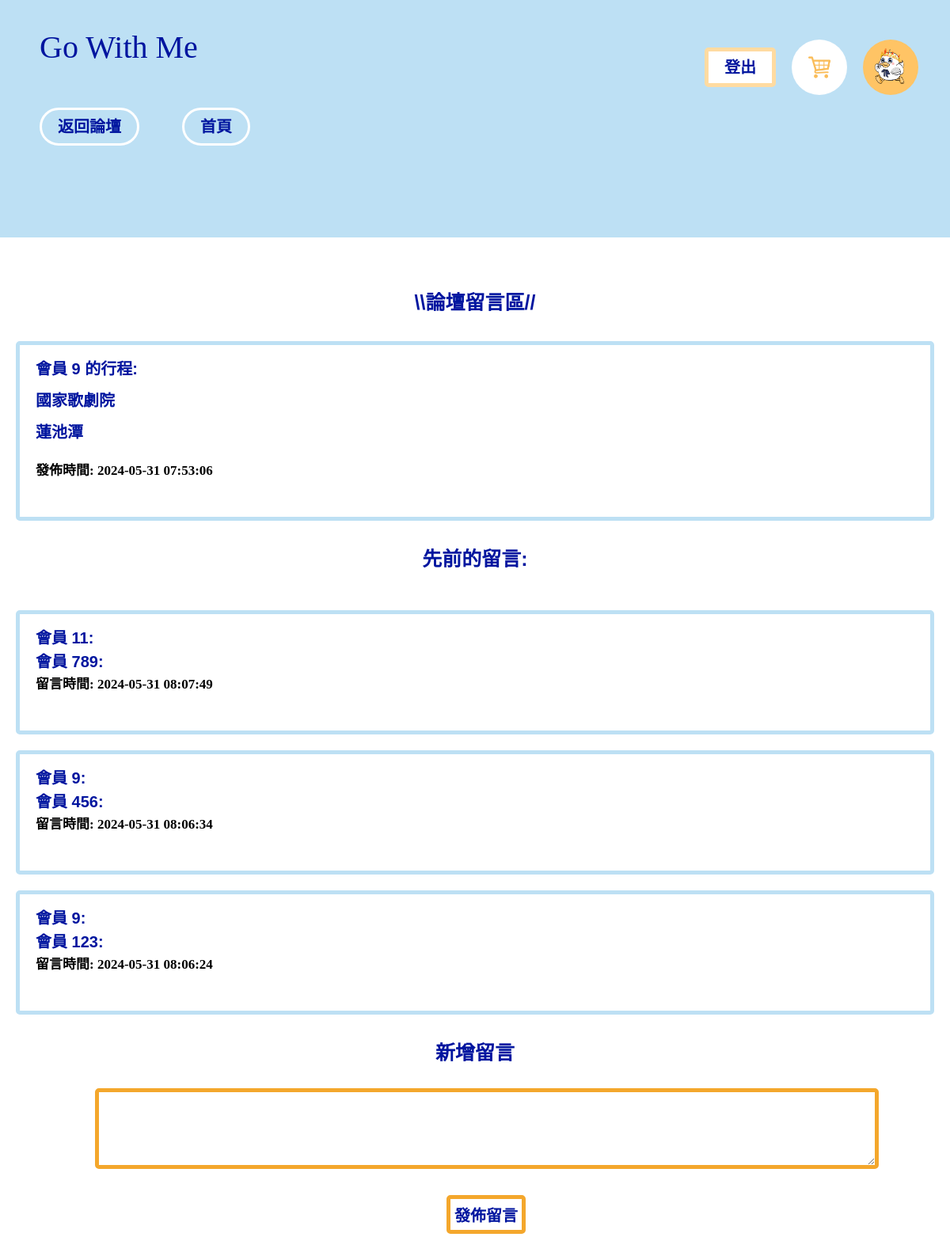
Screenshot of /forum_post.php?postId=4 (signed in) with the database file from the repository.
### tables this page shows
CREATE TABLE `forum` (
  `postId` int(11) NOT NULL,
  `memberId` int(11) NOT NULL,
  `content` text NOT NULL,
  `created_at` timestamp NOT NULL DEFAULT current_timestamp()
);

CREATE TABLE `comments` (
  `commentId` int(11) NOT NULL,
  `postId` int(11) NOT NULL,
  `memberId` int(11) NOT NULL,
  `comment` text NOT NULL,
  `created_at` timestamp NOT NULL DEFAULT current_timestamp()
);

### forum_post.php (the view, shortened to what this page needs)
<!DOCTYPE html>
    <html>
    <head>
        <link rel="stylesheet" href="cssreset.css">
        <link rel="stylesheet" href="forum.css">
    </head>
    <body>
    <div class="head0">
    <div class="head">
    <div class="word0">Go With Me</div>
    <div class="info">
        <a href="logout.php" class="a3">登出</a>
        <a href="cart.php" class="avater-frame1"></a>
        <a href="personInfo.php" class="avater-frame2"></a>
    </div>
    <a href="forum.php" class="a1">返回論壇</a>
    <a href="index_user.php" class="a1">首頁</a>
    <div class="word">\\論壇留言區//</div></br>
</body>
</html>
<?php
$link = @mysqli_connect('localhost','a1113306','3306','gowithme');
$postId = intval($_GET['postId']);
$sql = "SELECT postId, memberId, content, created_at FROM forum WHERE postId = $postId";
$result = mysqli_query($link, $sql);
$post = mysqli_fetch_assoc($result);
echo "<div class='post-container'>";
echo "<div class='post-content'>" . $post["content"] . "</div>";
echo "<div class='post-time'>發佈時間: " . $post["created_at"] . "</div>";
echo "</div>";
$sql_comments = "SELECT commentId, memberId, comment, created_at FROM comments WHERE postId = $postId ORDER BY created_at DESC";
$result_comments = mysqli_query($link, $sql_comments);
echo "</br><div class='word'>先前的留言:</div></br></br>";
while ($comment = mysqli_fetch_assoc($result_comments)) {
    echo "<div class='post-container'>";
    echo "<div class='post-content'>會員 " . $comment["memberId"] . ":</div>";
    echo "<div class='post-content'>會員 " . $comment["comment"] . ":</div>";
    echo "<div class='post-time'>留言時間: " . $comment["created_at"] . "</div>";
    echo "</div>";
}
echo "</br><div class='word'>新增留言</div></br></br>";
echo "<form action='add_comment.php' method='post'>
        <input type='hidden' name='postId' value='" . $postId . "'>
        <textarea name='comment' class='comment-textarea' rows='4' cols='50'></textarea><br>
        <input class='link' type='submit' value='發佈留言'>
      </form>";
?>

### forum.css (style rules this page uses)
.head0 { width:100%; height:30px; top:0; left:0; }
.head { height: 300px; background: #BDE0F4; margin-bottom: 30px; }
.word0 { font-size: 40px; font-family: "Arial Black"; color: #00159F; margin-left: 50px; margin-bottom: 70px; padding-top: 40px; }
.info { display: flex; float: right; float: top; margin-top: -100px; margin-right: 40px; }
.avater-frame1 { width: 70px; border-radius: 50%; aspect-ratio: 1 / 1; background-color: #ffffff; background-image: url("購物車.png"); background-size: cover; background-position: center; print-color-adjust: exact; -webkit-print-color-adjust: exact; display: flex; float: right; float: top; margin-right: 20px; }
.avater-frame2 { width: 70px; border-radius: 50%; aspect-ratio: 1 / 1; background-color: #FFDBA1;; background-image: url("大頭貼.png"); background-size: cover; background-position: center; print-color-adjust: exact; -webkit-print-color-adjust: exact; display: flex; float: right; float: top; }
.a3 { text-decoration: none; font-family: "Arial"; font-weight: 900; font-size: 20px; text-align: center; outline-style: none; color: #00159F; border: 5px solid #FFDBA1; background-color:#ffffff; border-radius: 5px; padding-top: 10px; padding-bottom: 10px; padding-left: 20px; padding-right: 20px; margin-top: 10px; margin-bottom: 10px; margin-right: 20px; }
.a1 { text-decoration: none; font-family: "Arial"; font-weight: 900; font-size: 20px; text-align: center; outline-style: none; color: #00159F; border: 3px solid #ffffff; background-color:#BDE0F4; border-radius: 60px; padding-top: 10px; padding-bottom: 10px; padding-left: 20px; padding-right: 20px; margin-left: 50px; }
.word { display: flex; justify-content: center; font-size: 25px; font-family: "Arial"; font-weight: 900; color: #00159F; }
.post-container { border: 5px solid #BDE0F4; background-color:#ffffff; border-radius: 5px; padding: 20px; margin: 20px; }
.post-content { font-family: "Arial"; font-size: 20px; color: #00159F; font-weight: 600; margin-bottom: 10px; }
.post-time { font-size: 17px; color: #000000; font-weight: 600; margin-bottom: 30px; }
.link { font-size: 20px; color: #00159F; font-weight: 600; margin-bottom: 10px; text-decoration: none; border: 5px solid #f4a72c; background-color:#ffffff; border-radius: 5px; padding: 5px; margin: 30px; margin-left: 47%; margin-bottom: 80px; }
.comment-textarea { width: 80%; padding: 10px; font-size: 16px; border: 5px solid #f4a72c; border-radius: 5px; resize: vertical; margin-left: 10%; }

### rows the page displays
forum: content "會員 9 的行程: 國家歌劇院 蓮池潭", created_at "2024-05-31 07:53:06"
comments: memberId "11", comment "789", created_at "2024-05-31 08:07:49"
comments: memberId "9", comment "456", created_at "2024-05-31 08:06:34"
comments: memberId "9", comment "123", created_at "2024-05-31 08:06:24"
